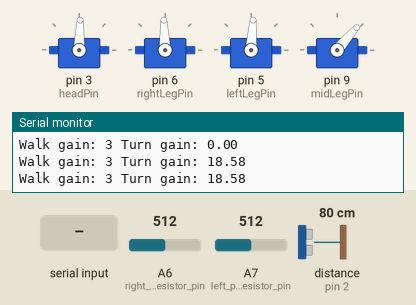
Bench run of a sketch on a simulated Arduino Nano, built with avr-gcc and run on an emulated ATmega328P. On the bench: 4 × servo, the last lines printed to the serial monitor. Wiring (inferred from the names in the program): ultrasonic range finder: trigger pin 4; echo pin 2. The test bench sets the inputs (shaded band); at power-on: distance to the obstacle (sensor on pin 2) 80 cm, A6 (right_photoresistor_pin) = 512, A7 (left_photoresistor_pin) = 512. The echo pulse lasts 58.3 µs per cm.

Above: at 1.2 s.
1.3 s: "90,45\n" received over Serial
At 2.4 s:
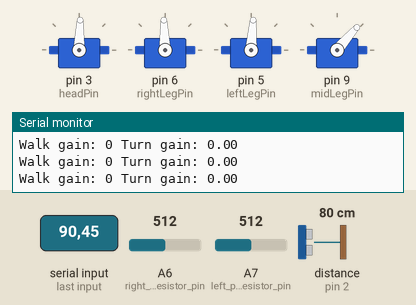
4.5 s: "1\n" received over Serial
At 5.2 s:
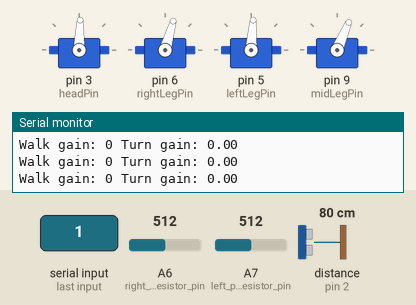
6.0 s: "5\n" received over Serial
At 8.8 s:
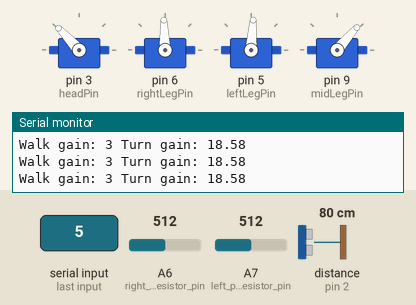
9.2 s: distance to the obstacle (sensor on pin 2) set to 9 cm
At 12.2 s:
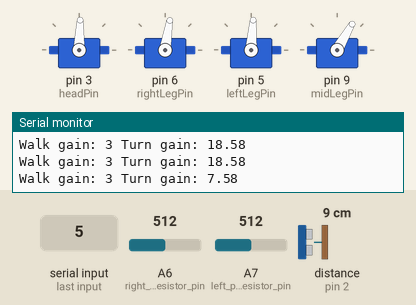
12.4 s: A6 (right_photoresistor_pin) set to 716
At 13.3 s:
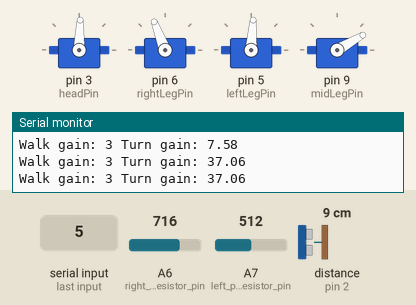
14.2 s: A7 (left_photoresistor_pin) set to 306
At 15.9 s:
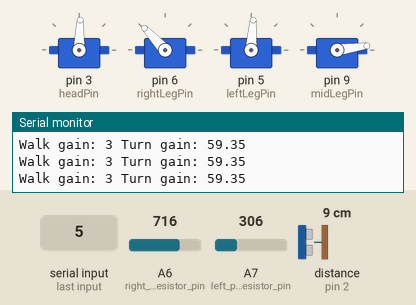
Timing chart, 0 to 17.1 s (numbered marks = the images above; inputs shaded):
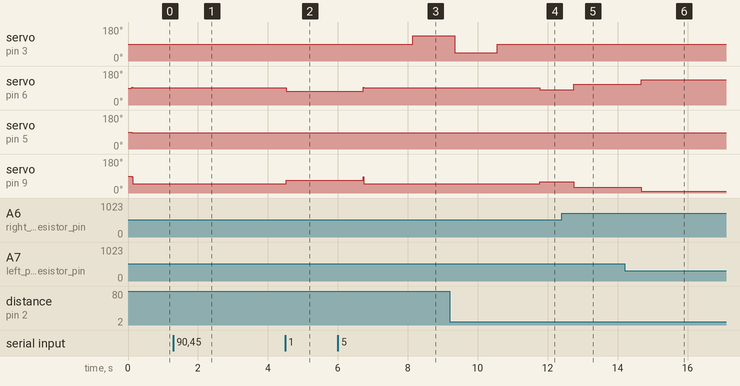

Measured:
- after the input at 1.3 s, servo on pin 3 (headPin): stays 88° (without the input it goes to 133° after 0.23 s)
- after the input at 4.5 s, servo on pin 6 (rightLegPin): 92° → 74° at once; servo on pin 9 (midLegPin): 49° → 67° at once
- after the input at 6.0 s, servo on pin 3 (headPin): 88° → 133° after 2.1 s; servo on pin 6 (rightLegPin): 74° → 92° after 0.72 s; servo on pin 9 (midLegPin): 67° → 49° after 0.72 s
- after the input at 9.2 s, servo on pin 6 (rightLegPin): 92° → 81° after 2.6 s; servo on pin 9 (midLegPin): 49° → 60° after 2.6 s
- after the input at 12.4 s, servo on pin 6 (rightLegPin): 81° → 111° after 0.34 s; servo on pin 9 (midLegPin): 60° → 30° after 0.34 s
- after the input at 14.2 s, servo on pin 6 (rightLegPin): 111° → 133° after 0.47 s; servo on pin 9 (midLegPin): 30° → 8° after 0.47 s

The sketch:

Oroach.ino
```cpp
#include <Servo.h>
#include <math.h>

#define SERVOMIN 180
#define SERVOMAX 550
#define HEAD 88
#define LEFTLEG 86
#define RIGHTLEG 94
#define MIDLEG 87
#define UART_RATE 9600
//Auto
#define AVOIDANCE_SAT 20.0
#define PHOTO_SAT 20.0
#define AVOIDANCE_GAIN 0.5
#define PHOTO_GAIN 1.5
//Manual
#define WALK_SAT 5
#define TURN_SAT 15

Servo headServo;
Servo rightLegServo;
Servo leftLegServo;
Servo midLegServo;

const uint8_t headPin = 3; // D3 head
const uint8_t leftLegPin = 5; // D5 Left leg
const uint8_t rightLegPin = 6; // D9 Right leg
const uint8_t midLegPin = 9; // D9 head
const uint8_t left_photoresistor_pin = A7;
const uint8_t right_photoresistor_pin = A6;
const uint8_t trigPin = 4;
const uint8_t echoPin = 2;

enum States {
  IDL,
  AUTONOMOUS,
  SCAN,
  MANUAL
  };
enum ManualCmds {
  PASS,
  FORWARD,
  BACK,
  RIGHT,
  LEFT,
  TOGGLE
  };
struct ControlStates {
  uint8_t walk_g = 3;
  uint8_t stride_ang = 20;
  uint8_t height_ang = 25;
  float photo_g = 0.0;
  float avoidance_g = 0.0;
  float turn_g = 0.0;
  uint8_t n_stride = 0;
  uint8_t n_stride_cycle = 3;
  int8_t head_cmd = 0;
  int8_t rightLeg_cmd= 0;
  int8_t leftLeg_cmd = 0;
  int8_t midLeg_cmd= 0;
  uint8_t walk_seq = 0;
  States state = IDL;
};

struct ScanStates {
  const int8_t seq[3] = {45, -45, 0};   //{"Left", Right", "Center"}
  int distance[3];
  uint8_t head_seq = 0;
  const uint8_t seq_n = 3;

};
//int center;
//int left;
//int right;
//long duration; // variable for the duration of sound wave travel
//int distance; // variable for the distance measurement
String inString = "";

ManualCmds serial_input = 0;
ControlStates ctrl_s;
ScanStates scan_s;
void setup() {
  headServo.attach(headPin);
  rightLegServo.attach(rightLegPin);
  leftLegServo.attach(leftLegPin);
  midLegServo.attach(midLegPin);
  pinMode(trigPin, OUTPUT);
  pinMode(echoPin, INPUT);
  Serial.begin(UART_RATE);
}


void update_servos(){
  headServo.write(HEAD + ctrl_s.head_cmd);
  rightLegServo.write(RIGHTLEG + ctrl_s.rightLeg_cmd);
  leftLegServo.write(LEFTLEG + ctrl_s.leftLeg_cmd);
  midLegServo.write(MIDLEG + ctrl_s.midLeg_cmd);
}
void scan() {
  const int d_head = 800;
  while( scan_s.head_seq < scan_s.seq_n ){
    ctrl_s.head_cmd = scan_s.seq[scan_s.head_seq]; //+45
    update_servos();
    delay(d_head);
    scan_s.distance[scan_s.head_seq] = get_ultrasonic_reading();
    delay(d_head/2);
    scan_s.head_seq ++;
  }
}
void stand_stance() {
  ctrl_s.rightLeg_cmd= 0;
  ctrl_s.leftLeg_cmd = 0;
  ctrl_s.midLeg_cmd= 0;
  delay(100);
}
int get_ultrasonic_reading(){
  digitalWrite(trigPin, LOW);
  delayMicroseconds(2);
  // Sets the trigPin HIGH (ACTIVE) for 10 microseconds
  digitalWrite(trigPin, HIGH);
  delayMicroseconds(10);
  digitalWrite(trigPin, LOW);
  // Reads the echoPin, returns the sound wave travel time in microseconds
  // duration * Speed of sound wave divided by 2 (go and back)
  return  pulseIn(echoPin, HIGH) * 0.034 / 2;
}

void walk(int speed_g, int turn) {
  int delay_time = map(speed_g, 0, 5, 800, 200);
  if (ctrl_s.walk_g != 0) {
    switch (ctrl_s.walk_seq) {
      case 0:
        ctrl_s.midLeg_cmd = - ctrl_s.height_ang;
      case 1:
        ctrl_s.rightLeg_cmd = ctrl_s.stride_ang - turn;
        ctrl_s.midLeg_cmd = ctrl_s.stride_ang + turn;
      case 2:
        ctrl_s.midLeg_cmd = ctrl_s.height_ang;
      case 3:
        ctrl_s.rightLeg_cmd= - ctrl_s.stride_ang + turn;
        ctrl_s.midLeg_cmd = - ctrl_s.stride_ang - turn;
        ctrl_s.walk_seq = 0;
        ctrl_s.n_stride++;
    }
  ctrl_s.walk_seq ++;
  update_servos();
  delay(delay_time);
  }
}

void get_light_diff() {

  float photores_right =25.0/173.0 * analogRead(right_photoresistor_pin);
  float photores_left = 25.0/231.0 * analogRead(left_photoresistor_pin);
  ctrl_s.photo_g = photores_right - photores_left;
}

void update_avoidance(){
  float right_turn = 0;
  float left_turn = 0;
  scan();
  if (scan_s.distance[0] < 30){
    left_turn = AVOIDANCE_GAIN*(30 - scan_s.distance[0]);
  }
  if (scan_s.distance[2] < 30){
    right_turn = -AVOIDANCE_GAIN*(30 - scan_s.distance[1]);
  }
  if (left_turn > abs(right_turn)){
    ctrl_s.avoidance_g = min(AVOIDANCE_SAT, left_turn);
  } else {
    ctrl_s.avoidance_g = max(-AVOIDANCE_SAT, right_turn);
  }
}

void update_turn_gains(){
  if (abs(ctrl_s.avoidance_g) > 15){
    ctrl_s.turn_g =  ctrl_s.avoidance_g;
  } else  {
    ctrl_s.turn_g = ctrl_s.avoidance_g + ctrl_s.photo_g;
  }
}

void state_machine(){
  switch (ctrl_s.state) {
    case IDL:
      //Serial.println("Idl");
      stand_stance();
      update_servos();
      ctrl_s.state = AUTONOMOUS;
      ctrl_s.n_stride = 0;
      break;
    case SCAN:
      //Serial.println("Scan");
      update_avoidance();
      update_turn_gains();
      ctrl_s.state = AUTONOMOUS;
      ctrl_s.n_stride = 0;
      break;
    case MANUAL:
      //Serial.println("Manual");
      manual_control();
      walk(ctrl_s.walk_g, ctrl_s.turn_g);
      break;
    case AUTONOMOUS:
      //Serial.println("Auto");
      get_light_diff();
      update_turn_gains();
      walk(ctrl_s.walk_g, ctrl_s.turn_g);
      //Serial.print("Front Scan");
      int forward_dis = get_ultrasonic_reading();
      //Serial.println(forward_dis);
      if (forward_dis < 15 || ctrl_s.n_stride_cycle <= ctrl_s.n_stride) {
        // GOTO Avoidance
        ctrl_s.state = SCAN;
      }
      break;
    default:
      Serial.println("Default");
      break;
  }
}

void check_toggle(){
  if (serial_input == TOGGLE){
    serial_input = 0;
    if (ctrl_s.state !=MANUAL){
      ctrl_s.state = MANUAL;
      ctrl_s.walk_g = 0;
      ctrl_s.turn_g = 0;
    }
    else{
      ctrl_s.state = IDL;
      ctrl_s.walk_g = 3;
    }
  }
}
void manual_control(){
// 0 No new input
// 1 forward
// 2 back
// 3 right
// 4 left
  if (ctrl_s.state == MANUAL){
    switch (serial_input) {
      case FORWARD:
        ctrl_s.walk_g+=1;
        ctrl_s.walk_g = min(ctrl_s.walk_g, WALK_SAT);
        serial_input = 0;
        break;
      case BACK:
        ctrl_s.walk_g-=1;
        ctrl_s.walk_g = max(ctrl_s.walk_g, 0);
        serial_input = 0;
        break;
      case RIGHT:
        ctrl_s.turn_g+=10;
        ctrl_s.turn_g = min(ctrl_s.turn_g, TURN_SAT);
        serial_input = 0;
        break;
      case LEFT:
        ctrl_s.turn_g-=10;
        ctrl_s.turn_g = min(ctrl_s.turn_g, -TURN_SAT);
        serial_input = 0;
        break;
      default:
        // if nothing else matches, do the default
        // default is optional
        break;
    }
  } else {
    ctrl_s.state = IDL;
  }
}

void loop() {
  while (Serial.available() > 0) {
    int inChar = Serial.read();
    if (isDigit(inChar)) {
      // convert the incoming byte to a char and add it to the string:
      inString = (char)inChar;
    }
    // if you get a newline, print the string, then the string's value:
    if (inChar == '\n') {
      //Serial.print("Value:");
      //Serial.println(inString.toInt());
      serial_input = inString.toInt();
    }
  }
  delay(10);
  check_toggle();
  state_machine();
  delay(10);
  Serial.print("Walk gain: ");
  Serial.print(ctrl_s.walk_g);
  Serial.print(" Turn gain: ");
  Serial.println(ctrl_s.turn_g);
}
```
